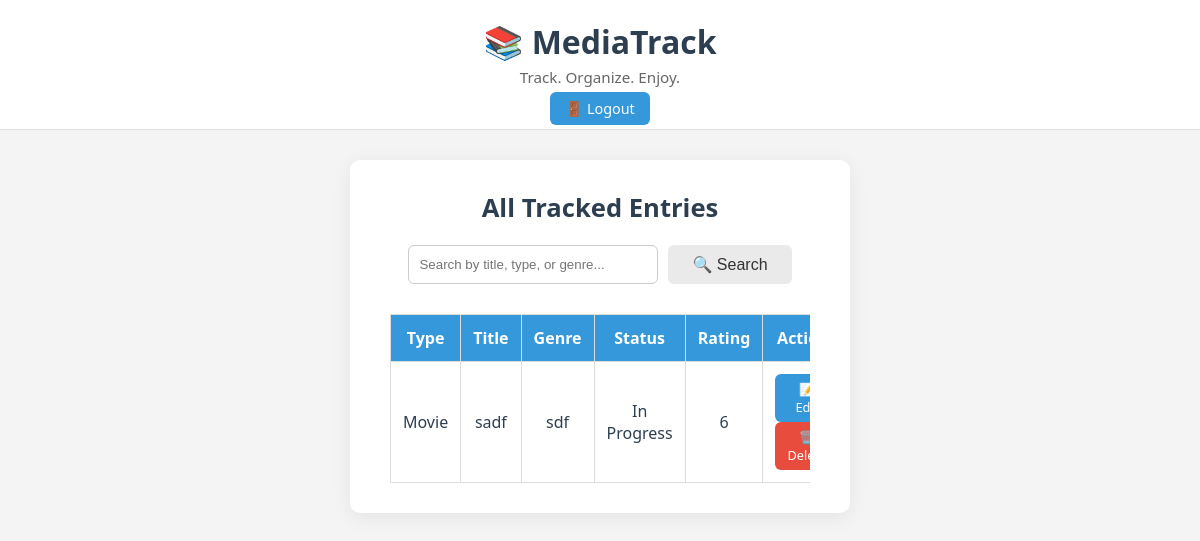
/view (signed in), run on an earlier commit of the app's database.
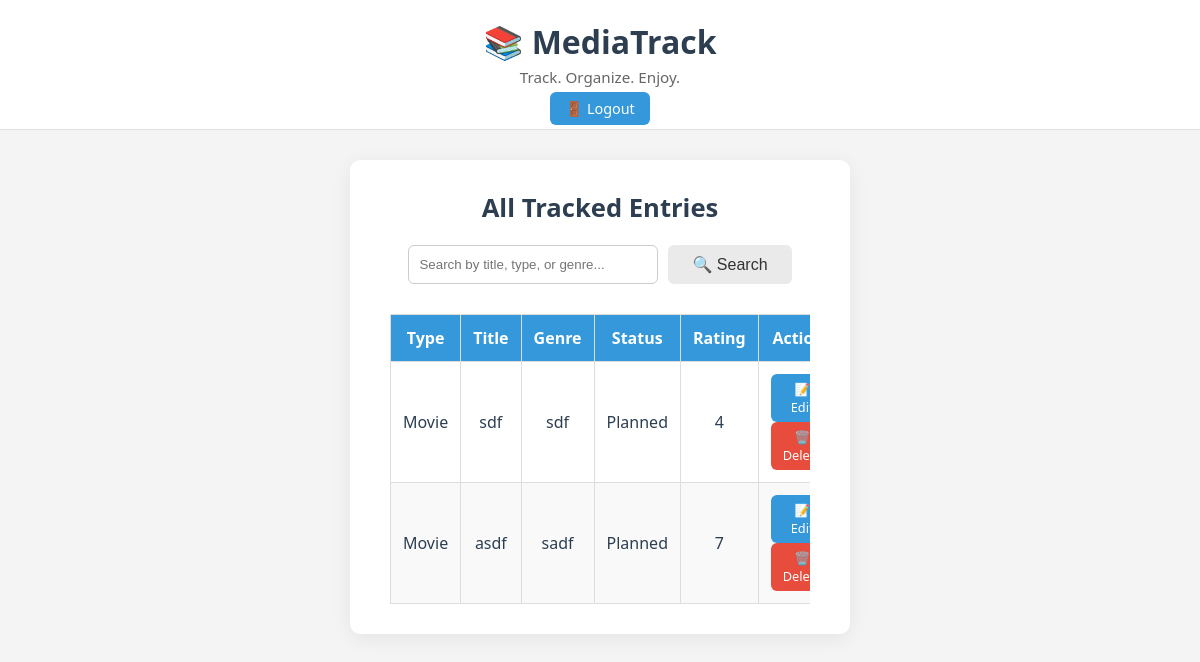
And on a later commit of the database.
### tables this page shows
CREATE TABLE items (
            id INTEGER PRIMARY KEY AUTOINCREMENT,
            user_id INTEGER NOT NULL,
            type TEXT NOT NULL,
            title TEXT NOT NULL,
            genre TEXT NOT NULL,
            status TEXT NOT NULL,
            rating INTEGER,
            FOREIGN KEY (user_id) REFERENCES users(id)
        );

### app.py (the view)
@app.route('/view')
@login_required
def view_items():
    query = request.args.get('q', '').strip()
    user_id = session.get('user_id')
    conn = sqlite3.connect('database.db')
    conn.row_factory = sqlite3.Row
    c = conn.cursor()
    if query:
        search_term = f"%{query}%"
        c.execute('''
            SELECT * FROM items
            WHERE user_id = ? AND (title LIKE ? OR type LIKE ? OR genre LIKE ?)
            ORDER BY id DESC
        ''', (user_id, search_term, search_term, search_term))
    else:
        c.execute('SELECT * FROM items WHERE user_id = ? ORDER BY id DESC', (user_id,))
    items = c.fetchall()
    conn.close()
    return render_template('view.html', items=items)

### app.py (called while the page is built)
def login_required(f):
    @wraps(f)
    def decorated_function(*args, **kwargs):
        if 'user_id' not in session:
            flash('Please log in to access this page.')
            return redirect(url_for('login'))
        return f(*args, **kwargs)
    return decorated_function

### templates/view.html
{% extends 'base.html' %}
{% block content %}
<div class="container-sm">
  <h2 class="form-title">All Tracked Entries</h2>
  <form method="GET" action="{{ url_for('view_items') }}" class="search-form">
    <input type="text" name="q" placeholder="Search by title, type, or genre..." value="{{ request.args.get('q', '') }}">
    <button type="submit" class="button secondary">🔍 Search</button>
  </form>
  <div class="table-container">
    <table class="styled-table">
      <thead>
        <tr>
          <th>Type</th>
          <th>Title</th>
          <th>Genre</th>
          <th>Status</th>
          <th>Rating</th>
          <th>Actions</th>
        </tr>
      </thead>
      <tbody>
        {% for item in items %}
        <tr>
          <td>{{ item['type'] }}</td>
          <td>{{ item['title'] }}</td>
          <td>{{ item['genre'] }}</td>
          <td>{{ item['status'] }}</td>
          <td>{{ item['rating'] if item['rating'] != None else '-' }}</td>
          <td class="action-buttons">
            <a href="{{ url_for('edit_item', id=item['id']) }}" class="button small primary">📝 Edit</a>
            <a href="{{ url_for('delete_item', id=item['id']) }}" class="button small danger">🗑️ Delete</a>
          </td>
        </tr>
        {% else %}
        <tr>
          <td colspan="6" style="text-align: center; color: #666;">No items found.</td>
        </tr>
        {% endfor %}
      </tbody>
    </table>
  </div>
</div>
{% endblock %}

### templates/base.html (shortened to what this page needs)
<!DOCTYPE html> <html lang="en"> <head> <link rel="stylesheet" href="{{ url_for('static', filename='styles.css') }}"> </head> <body>
<header class="site-header">
    <div class="header-layout">
        <div class="logo-container">
            <a href="{{ url_for('home') }}" class="logo">📚 MediaTrack</a>
            <p class="tagline">Track. Organize. Enjoy.</p>
        </div>
        <div class="nav-links">
            {% if 'user' in session %}
                <a href="{{ url_for('logout') }}" class="nav-button">🚪 Logout</a>
            {% else %}
                <a href="{{ url_for('login') }}" class="nav-button">🔐 Log In</a>
                <a href="{{ url_for('signup') }}" class="nav-button">📝 Sign Up</a>
            {% endif %}
        </div>
    </div>
</header>
<main>
    {% block content %}{% endblock %}
</main>
</body> </html>

### static/styles.css (style rules this page uses)
* { margin: 0; padding: 0; box-sizing: border-box; }
body { font-family: 'Segoe UI', Tahoma, Geneva, Verdana, sans-serif; background-color: #f4f4f4; color: #2c3e50; }
.site-header { background-color: #ffffff; padding: 20px 0 10px; border-bottom: 1px solid #e0e0e0; text-align: center; }
.logo { font-size: 2rem; font-weight: bold; color: #2c3e50; text-decoration: none; }
.tagline { font-size: 0.95rem; color: #666; margin-top: 4px; }
.nav-links { margin-top: 10px; }
.nav-links a { margin: 0 10px; text-decoration: none; padding: 7px 15px; background-color: #3498db; color: white; border-radius: 6px; font-size: 0.9rem; font-weight: 500; transition: background 0.3s; }
h1, h2 { text-align: center; margin-bottom: 30px; }
a.button { background-color: #3498db; color: white; text-decoration: none; padding: 10px 20px; border-radius: 6px; transition: 0.3s; }
table { width: 100%; border-collapse: collapse; margin-top: 20px; }
th, td { padding: 12px; border: 1px solid #ddd; text-align: center; }
th { background-color: #3498db; color: white; }
tr:nth-child(even) { background-color: #f9f9f9; }
.button { text-decoration: none; padding: 10px 24px; border-radius: 6px; font-size: 1rem; font-weight: 500; transition: background-color 0.3s ease; }
.button.primary { background-color: #3498db; color: #fff; border: none; }
.container-sm { max-width: 500px; margin: 30px auto; background: #fff; padding: 30px; border-radius: 10px; box-shadow: 0 4px 20px rgba(0, 0, 0, 0.05); }
.form-title { text-align: center; margin-bottom: 20px; font-size: 1.6rem; color: #2c3e50; }
.form-title { text-align: center; font-size: 1.6rem; margin-bottom: 10px; color: #2c3e50; }
.button.primary { background-color: #3498db; color: white; border: none; }
.button.secondary { background-color: #eaeaea; color: #333; border: none; }
.search-form { display: flex; gap: 10px; justify-content: center; margin: 20px 0; flex-wrap: wrap; }
.search-form input[type="text"] { padding: 10px; width: 250px; border: 1px solid #ccc; border-radius: 6px; }
.table-container { overflow-x: auto; }
table { width: 100%; border-collapse: collapse; margin-top: 10px; }
.button.small { font-size: 0.8rem; padding: 6px 12px; border-radius: 6px; display: inline-block; }
.button.danger { background-color: #e74c3c; color: white; border: none; }
.container-sm { max-width: 500px; margin: 30px auto; background: #fff; padding: 30px 40px; border-radius: 10px; box-shadow: 0 4px 20px rgba(0, 0, 0, 0.07); }

What changed in the data, as far as the page shows it:
removed items: type "Movie", title "sadf", genre "sdf", status "In Progress", rating "6"
added items: type "Movie", title "sdf", genre "sdf", status "Planned", rating "4"
added items: type "Movie", title "asdf", genre "sadf", status "Planned", rating "7"
